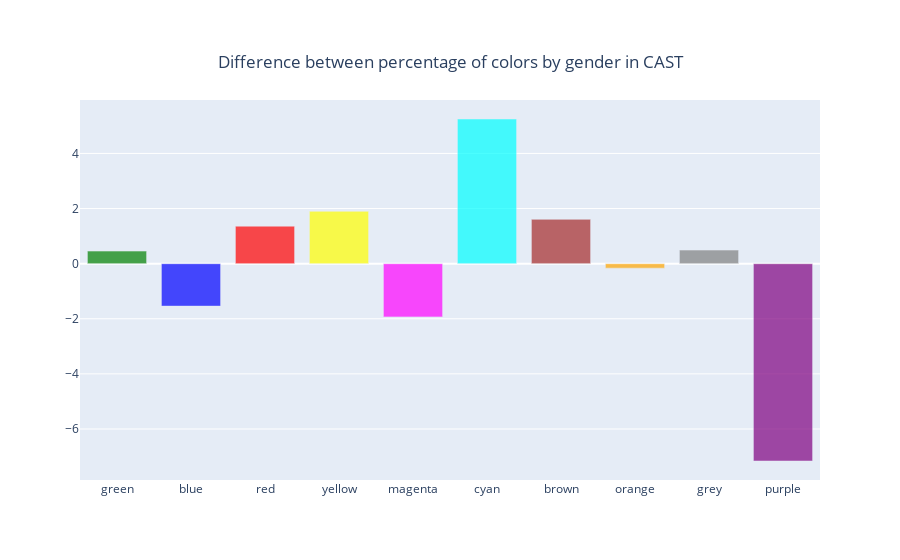

Notebook code for this chart:
### Code cell
import plotly.graph_objects as go

fig = go.Figure(data=[go.Bar(
    x=['green','blue','red','yellow','magenta','cyan','brown','orange','grey','purple'],
    y=[green_m-green_w,blue_m-blue_w,red_m-red_w,yellow_m-yellow_w,magenta_m-magenta_w,
       cyan_m-cyan_w,brown_m-brown_w,orange_m-orange_w,grey_m-grey_w,purple_m-purple_w],
    opacity = 0.7,
    name = 'Purple',
    marker=dict(
        color=['green','blue','red','yellow','magenta','cyan','brown','orange','grey','purple'],
        ),
)])

fig.update_layout(
    title={
                    'text': "Difference between percentage of colors by gender in CAST",
                    'y':0.9,
                    'x':0.5,
                    'xanchor': 'center',
                    'yanchor': 'top'},
    )

fig.show()

### Figure 1 — Plotly figure (JSON) as saved in the notebook; plotly's stock layout.template omitted (floating-point values rounded to 4 significant figures)
{"data": [{"marker": {"color": ["green", "blue", "red", "yellow", "magenta", "cyan", "brown", "orange", "grey", "purple"]}, "name": "Purple", "opacity": 0.7, "type": "bar", "x": ["green", "blue", "red", "yellow", "magenta", "cyan", "brown", "orange", "grey", "purple"], "y": [0.4557, -1.541, 1.361, 1.9, -1.932, 5.25, 1.608, -0.1632, 0.4922, -7.162]}], "layout": {"title": {"text": "Difference between percentage of colors by gender in CAST", "x": 0.5, "xanchor": "center", "y": 0.9, "yanchor": "top"}}}
